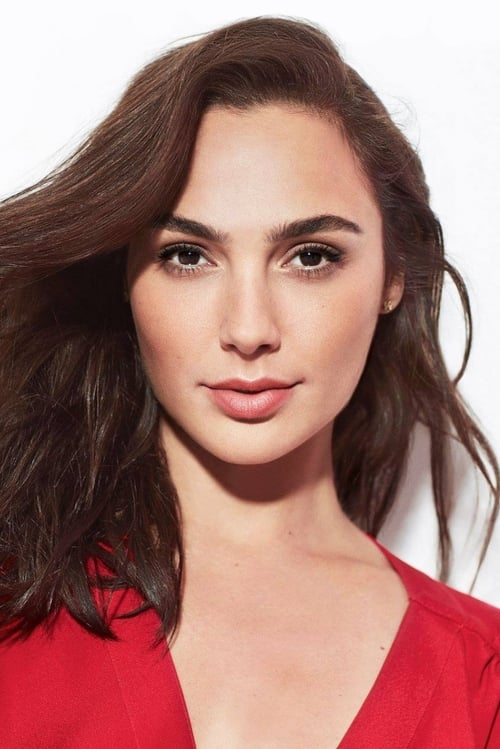
#> input picture Intro_OpenCV/tratamiento_imagenes/detector_objetos/1.jpg, 500 x 749 px, found by its file name
$ python 1_DetectorRostro.py
#> lines starting #> are read from the running program, lines starting #| are printed output that depends on the picture
import numpy as np
import cv2

dir = "Intro_OpenCV/tratamiento_imagenes/detector_objetos/"

# Cargamos el archivo xml del detector seleccionado
face_classifier = cv2.CascadeClassifier(
    dir + "Haarcascades/haarcascade_frontalface_default.xml"
)

# Leemos la imagen
image = cv2.imread(dir + "1.jpg")
#> image is the input picture: shape (749, 500, 3); mean B, G, R 115.5, 121.4, 166.8

# Convertimos la imagen a escala de grises
gray = cv2.cvtColor(image, cv2.COLOR_BGR2GRAY)
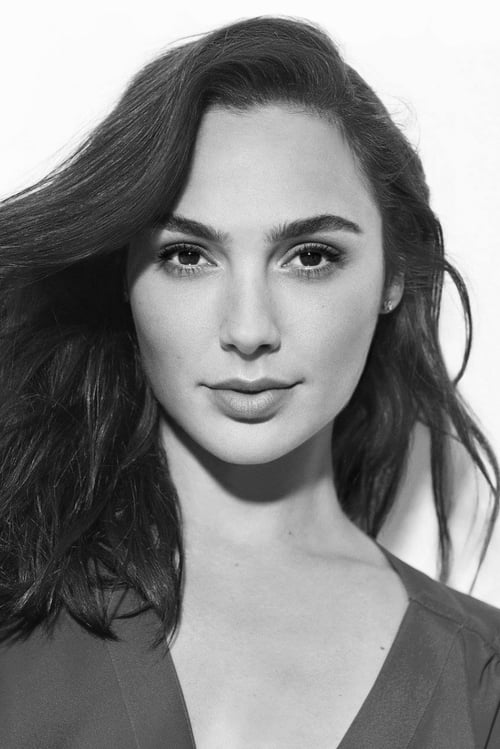
#> gray: shape (749, 500); min 1, max 255, mean 134.2

# El clasificador retorna el ROI de la cara detectada como un tupla de valores
# Esta está compuesta por la coordenada superior izquierda y la inferior derecha
faces = face_classifier.detectMultiScale(gray, 1.3, 5)
#> faces = [[104, 148, 297, 297]]

# Cuando no detecta caras o rostros, el clasificador returna una tupla vacía
if faces is ():
    print("No se encontraron rostros")

# Se itera a través del array de caras detectadas y se dibuja
# un rectángulo sobre cada una de ellas
for x, y, w, h in faces:
    cv2.rectangle(image, (x, y), (x + w, y + h), (127, 0, 255), 2)
    cv2.imshow("Face Detection", image)
#> this loop made 1 pass
#> pass 1, `cv2.imshow("Face Detection", image)`:
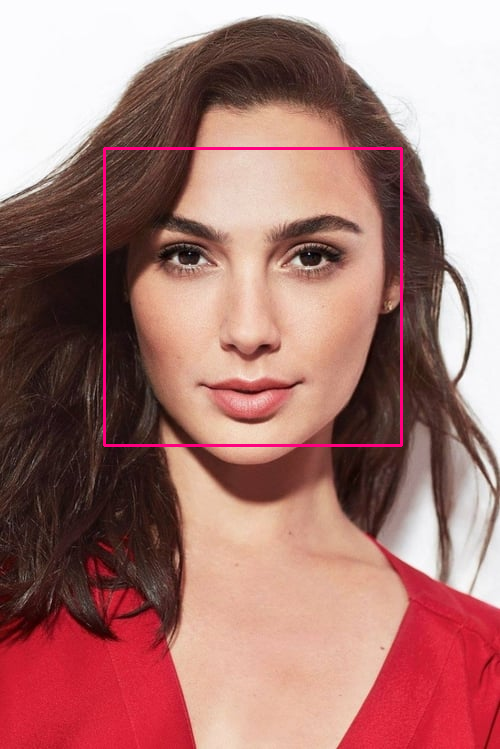
#> window 'Face Detection': shape (749, 500, 3); mean B, G, R 116.1, 120.7, 168.2

cv2.waitKey(0)
cv2.destroyAllWindows()

$ run again, with Intro_OpenCV/tratamiento_imagenes/detector_objetos/2.jpg copied over Intro_OpenCV/tratamiento_imagenes/detector_objetos/1.jpg
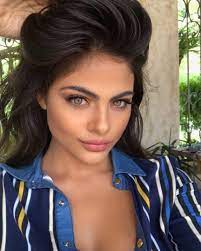
#> input picture Intro_OpenCV/tratamiento_imagenes/detector_objetos/2.jpg, 201 x 251 px, found by its file name
#> image is the input picture: shape (251, 201, 3); mean B, G, R 85.2, 93.8, 111.7
#> `gray = cv2.cvtColor(image, cv2.COLOR_BGR2GRAY)`:
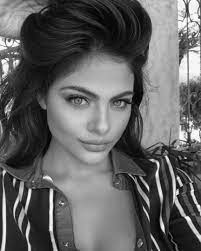
#> gray: shape (251, 201); min 0, max 255, mean 98.2
#> faces = [[53, 66, 93, 93]]
#> the loop `for x, y, w, h in faces:` made 1 pass
#> pass 1, `cv2.imshow("Face Detection", image)`:
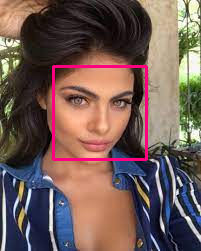
#> window 'Face Detection': shape (251, 201, 3); mean B, G, R 86.1, 91.4, 114.3
